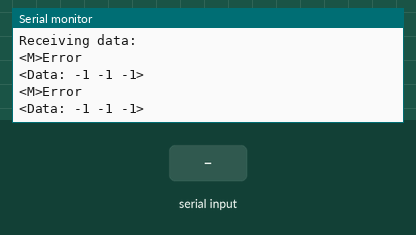
Bench run of a sketch on a simulated Arduino Uno, built with avr-gcc and run on an emulated ATmega328P. Parts: the last lines printed to the serial monitor. Inputs (shaded band) come from the test bench.

Above: at 1.2 s.
1.3 s: "1" received over the second serial link
At 2.6 s:
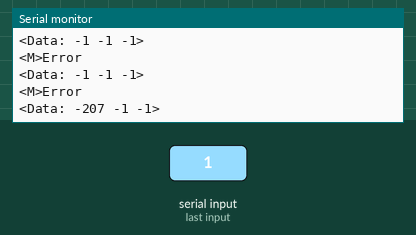
2.8 s: "0" received over the second serial link
At 3.4 s:
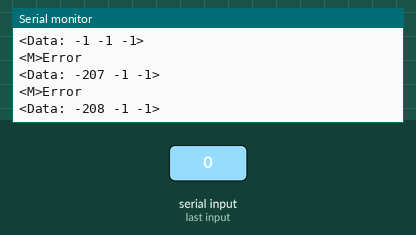
4.3 s: "2" received over the second serial link
At 5.8 s:
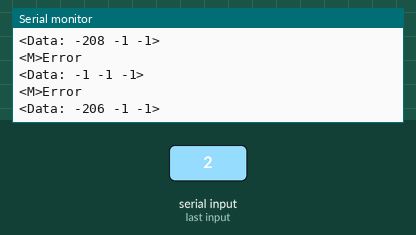
Timing chart, 0 to 7.3 s (numbered marks = the images above; inputs shaded):
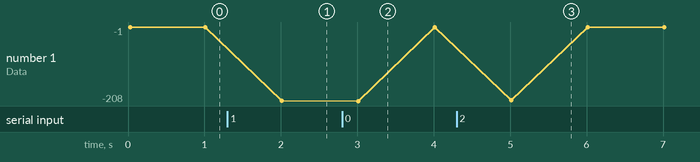

Measured:
- after the input at 1.3 s, the serial monitor: prints a new line after 0.71 s (image 1)
- after the input at 2.8 s, the serial monitor: prints a new line after 0.21 s (image 2)
- after the input at 4.3 s, the serial monitor: prints a new line after 0.71 s (image 3)
- plotted number 1: -1 → -207 after the input at 1.3 s

The sketch:

HM-10_uno-1.ino
```cpp
// Library to make a Software UART
#include <SoftwareSerial.h>
#include <AFMotor.h>

// Pin locations
#define RX A4
#define TX A5

#define BAUDRATE 9600

// Length of serial message
#define SERIAL_LENGTH 6

// Code for motor driver
const int ir_pin = A3;
int turnSpeed = 25;

AF_DCMotor left_motor(1);
AF_DCMotor right_motor(2);

// Data needed to control the motors
struct moveVals {
  int velMagnitude; // 2 bytes
  int velDirection; // 2
  int stopTrue;     // 2
};

// Struct is overlaid onto an array for conversion from
// the binary serial message
union serialInput {
  moveVals moveData;
  byte serialMessage[SERIAL_LENGTH];
};

// Working instance of union
serialInput inputData;

byte serialData[SERIAL_LENGTH];
boolean newData = false;
boolean askForData = true;

// Instantiation of a Software UART
SoftwareSerial BTSerial(RX, TX); // (RX, TX)

void setup() {

  // Start Serial Monitor for feedback
  Serial.begin(BAUDRATE);
  //while(!Serial);

  // Start HM-10
  BTSerial.begin(BAUDRATE);
  //while(!BTSerial);

  Serial.println("Receiving data:");
}

void loop() {
  requestData();
  receiveData();
  //moveWheelchair();
  displayData();

  delay(1000);
}

void requestData()
{
  if (askForData)
  {
    Serial.print("<M>");
    askForData = false;
  }
}

void receiveData()
{
  if (BTSerial.available() < SERIAL_LENGTH)
  {
    Serial.println("Error");
  }

  for (byte n = 0; n < SERIAL_LENGTH; n++)
  {
    serialData[n] = BTSerial.read();
  }

  for (byte n = 0; n < SERIAL_LENGTH; n++)
  {
    inputData.serialMessage[n] = serialData[n];
  }

  newData = true;
}

void displayData()
{
  if (newData == false)
  {
    return;
  }
  Serial.print("<Data: ");
  Serial.print(inputData.moveData.velMagnitude);
  Serial.print(" ");
  Serial.print(inputData.moveData.velDirection);
  Serial.print(" ");
  Serial.print(inputData.moveData.stopTrue);
  Serial.println(">");
  newData = false;
  askForData = true;
}

void moveWheelchair() {

  if (newData == false) {
    return;
  }

  if (inputData.moveData.velMagnitude < 0) {
    int speedLevel = abs(inputData.moveData.velMagnitude);
    driveBackward(speedLevel, inputData.moveData.velDirection);
  }
  else if (inputData.moveData.velMagnitude > 0) {
    driveForward(inputData.moveData.velMagnitude, inputData.moveData.velDirection);
  }
  else if (inputData.moveData.velDirection != 0) {
    turnBot(inputData.moveData.velDirection);
  }
}

// --------------------------------------------------------
// motion functions
//   These just set the correct motor values to drive the bot

void driveForward(int speedLevel, int turn)
{
  int speed = speedLevel * 51;
  left_motor.run(BACKWARD);
  right_motor.run(FORWARD);
  left_motor.setSpeed(min(speed - turn*turnSpeed,255));
  right_motor.setSpeed(min(speed + turn*turnSpeed,255));
}

void driveBackward(int speedLevel, int turn)
{
  int speed = speedLevel * 51;
  left_motor.run(FORWARD);
  right_motor.run(BACKWARD);
  left_motor.setSpeed(min(speed + turn*turnSpeed,255));  //check whether we are doing inverse or normal turning while reversing
  right_motor.setSpeed(min(speed - turn*turnSpeed,255));
}

void turnBot(int turn){

  if (turn == -1){

    left_motor.run(FORWARD);
    right_motor.run(FORWARD);
    left_motor.setSpeed(turnSpeed);
    right_motor.setSpeed(turnSpeed);
  }
  else if (turn == 1){

    left_motor.run(BACKWARD);
    right_motor.run(BACKWARD);
    left_motor.setSpeed(turnSpeed);
    right_motor.setSpeed(turnSpeed);
  }
}

void stop()
{
  left_motor.setSpeed(0);
  right_motor.setSpeed(0);
  delay(500); //stop for half a second, allow motors to wind down
}
```
